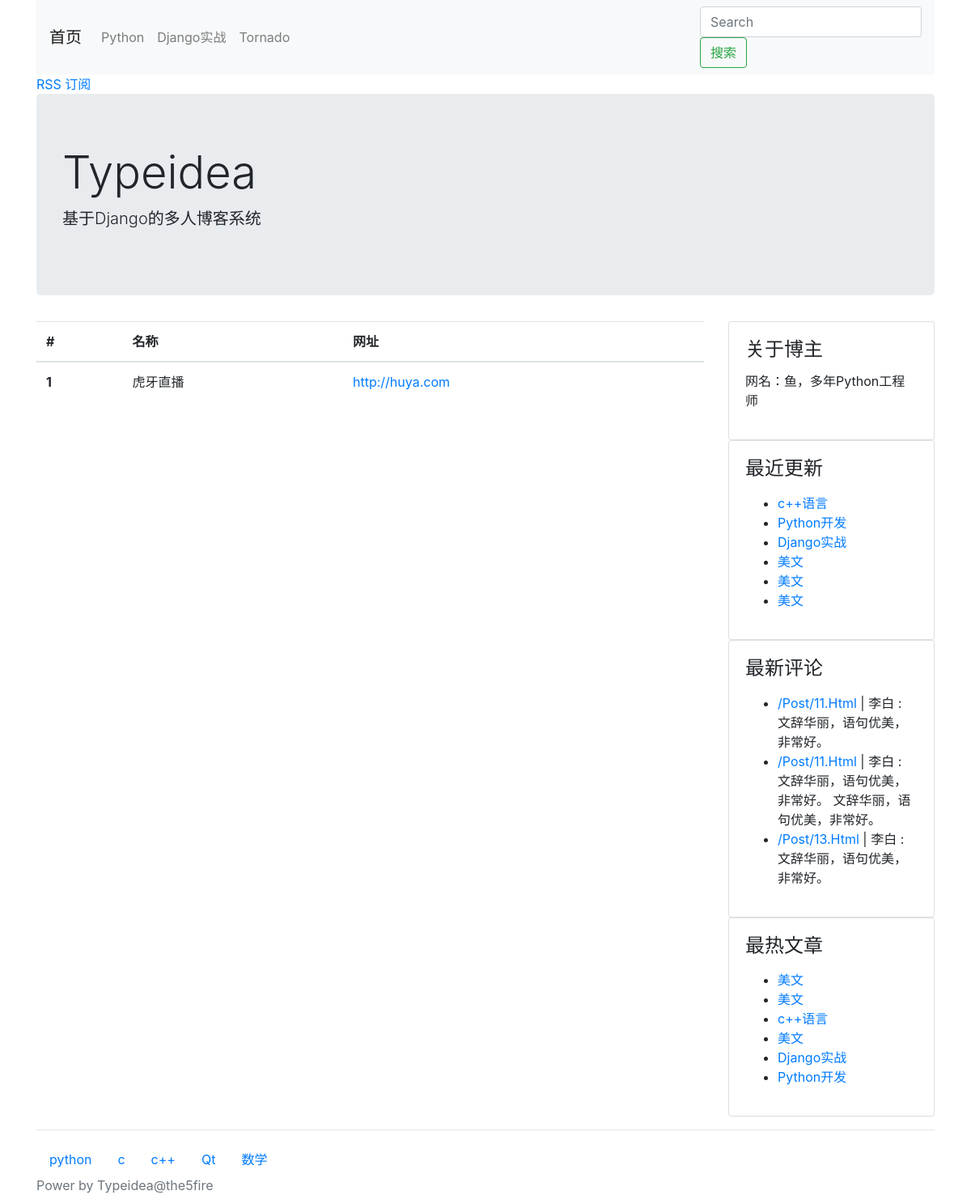
Before: /links/ with the older database file.
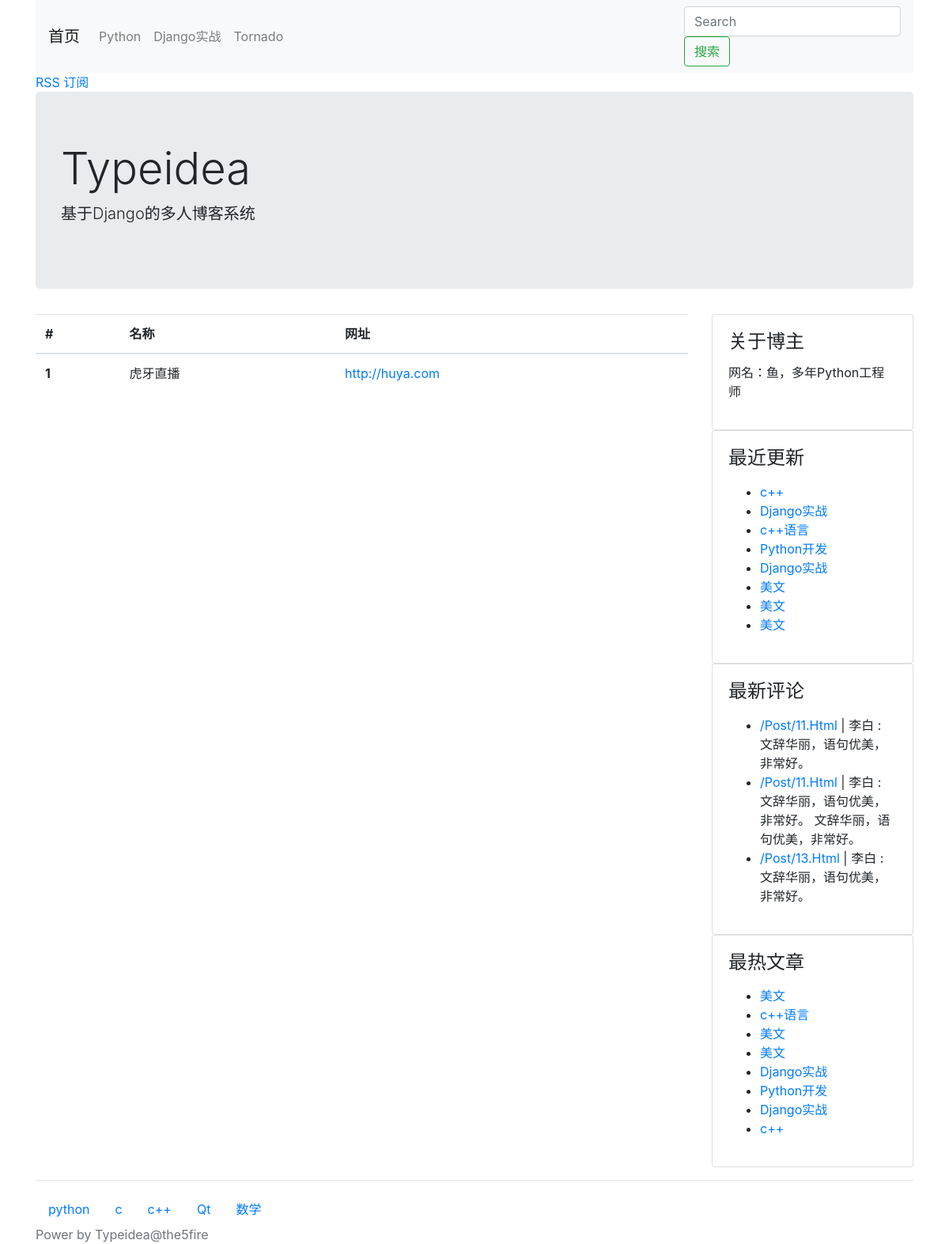
After: the same page with the newer database file.
### config/models.py (models this page shows, shortened)
class Link(models.Model):
    STATUS_NORMAL = 1
    STATUS_DELETE = 0
    STATUS_ITEMS = (
        (STATUS_NORMAL, '正常'),
        (STATUS_DELETE, '删除'),
    )
    title = models.CharField(max_length=50, verbose_name = "标题")
    href =models.URLField(verbose_name="链接")
    status = models.PositiveIntegerField(default=STATUS_NORMAL, choices=STATUS_ITEMS,
                                         verbose_name="状态")
    weight =models.PositiveIntegerField(default=1,choices=zip(range(1,6),range(1, 6)),
                                        verbose_name="权重",
                                        help_text= "权重高展示顺序靠前")
    owner = models.ForeignKey(User,on_delete=models.CASCADE, verbose_name="作者")
    created_time = models.DateTimeField(auto_now_add=True, verbose_name="创建时间")
    class Meta:
        verbose_name = verbose_name_plural = "友链"

class SideBar(models.Model):
    DISPLAY_HTML=1
    DISPLAY_LATEST = 2
    DISPLAY_HOT = 3
    DISPLAY_COMMENT = 4
    STATUS_SHOW =1
    STATUS_HIDE =0
    STATUS_ITEMS =(
        (STATUS_SHOW ,'展示'),
        (STATUS_HIDE ,'隐藏'),
    )
    SIDE_TYPE =(
        ( DISPLAY_HTML, 'HTML'),
        ( DISPLAY_LATEST,'最新文章'),
        (DISPLAY_HOT,'最热文章'),
        ( DISPLAY_COMMENT ,'最近评论'),
    )
    title = models.CharField(max_length=50, verbose_name = "标题")
    display_type =models.PositiveIntegerField(default=1,choices=SIDE_TYPE ,
                                              verbose_name="展示类型")
    content =models.CharField(max_length=500,blank=True,verbose_name="内容",
                              help_text="展示内容")
    status = models.PositiveIntegerField(default=STATUS_SHOW, choices=STATUS_ITEMS,
                                         verbose_name="状态")
    owner = models.ForeignKey(User, on_delete=models.CASCADE,verbose_name="作者")
    created_time = models.DateTimeField(auto_now_add=True, verbose_name="创建时间")
    class Meta:
        verbose_name = verbose_name_plural = "侧边栏"
    @classmethod
    def get_all(cls):
        return cls.objects.filter(status=cls.STATUS_SHOW)
    @property
    def content_html(self):
        from blog.models import Post
        from comment.models import  Comment
        result =''
        if self.display_type==self.DISPLAY_HTML:
            result=self.content
        elif self.display_type==self.DISPLAY_LATEST:
            context={'posts':Post.latest_posts()}
            result=render_to_string('config/blocks/sidebar_posts.html',context)
        elif self.display_type==self.DISPLAY_HOT:
            context={'posts':Post.hot_posts()}
            result=render_to_string('config/blocks/sidebar_posts.html',context)
        elif self.display_type==self.DISPLAY_COMMENT:
            context={'comments':Comment.objects.filter(status=Comment.STATUS_NORMAL)}
            result=render_to_string('config/blocks/sidebar_comments.html',context)
        return result

### blog/models.py (models this page shows, shortened)
class Post(models.Model):
    STATUS_NORMAL = 1
    STATUS_DELETE = 0
    STATUS_DRAFT =2
    STATUS_ITEMS = (
        (STATUS_NORMAL, '正常'),
        (STATUS_DELETE, '删除'),
        (STATUS_DRAFT ,'草稿'),
    )
    content_html=models.TextField(verbose_name="正文html代码",blank=True,editable=False)
    title =models.CharField(max_length=255, verbose_name="标题")
    desc =models.CharField(max_length=1024, blank=True, verbose_name="摘要")
    content =models.TextField(verbose_name="正文",help_text="正文必须为MarkDown格式")
    status = models.PositiveIntegerField(default=STATUS_NORMAL, choices=STATUS_ITEMS,
                                         verbose_name="状态")
    category =models.ForeignKey(Category,on_delete=models.CASCADE, verbose_name="分类")
    tag =models.ManyToManyField(Tag, verbose_name="标签")
    owner = models.ForeignKey(User, on_delete=models.CASCADE,verbose_name="作者")
    created_time = models.DateTimeField(auto_now_add=True, verbose_name="创建时间")
    pv = models.PositiveIntegerField(default=1)
    uv = models.PositiveIntegerField(default=1)
    class Meta:
        verbose_name=verbose_name_plural ="文章"
        ordering = ['-id']
    @classmethod
    def latest_posts(cls):
        querset=cls.objects.filter(status=cls.STATUS_NORMAL)
        return querset
    @classmethod
    def hot_posts(cls):
        return cls.objects.filter(status=cls.STATUS_NORMAL).order_by('-pv')

class Category(models.Model):
    STATUS_NORMAL =1
    STATUS_DELETE =0
    STATUS_ITEMS =(
        (STATUS_NORMAL ,'正常'),
        (STATUS_DELETE ,'删除'),
    )
    name =models.CharField(max_length=50, verbose_name="名称")
    status =models.PositiveIntegerField(default=STATUS_NORMAL ,choices=STATUS_ITEMS ,
                                        verbose_name="状态")
    is_nav =models.BooleanField(default=False, verbose_name="是否为导航")
    owner =models.ForeignKey(User,on_delete=models.CASCADE, verbose_name="作者")
    created_time =models.DateTimeField(auto_now_add=True, verbose_name="创建时间")
    class Meta:
        verbose_name =verbose_name_plural ='分类'
    @classmethod
    def get_navs(cls):
        categories=cls.objects.filter(status=cls.STATUS_NORMAL)
        nav_categories=[]
        normal_categories=[]
        for cate in categories:
            if cate.is_nav:
                nav_categories.append(cate)
            else:
                normal_categories.append(cate)
        return {'navs':nav_categories,'categories':normal_categories,}

### comment/models.py (models this page shows, shortened)
class Comment(models.Model):
    STATUS_NORMAL = 1
    STATUS_DELETE = 0
    STATUS_ITEMS = (
        (STATUS_NORMAL, '正常'),
        (STATUS_DELETE, '删除'),
    )
    target =models.CharField(max_length=100, verbose_name="评论目标")
    content =models.CharField(max_length=2000, verbose_name="内容")
    nickname =models.CharField(max_length=50, verbose_name="昵称")
    website =models.URLField(verbose_name="网站")
    email =models.EmailField(verbose_name="邮箱")
    status = models.PositiveIntegerField(default=STATUS_NORMAL, choices=STATUS_ITEMS,
                                         verbose_name="状态")
    created_time = models.DateTimeField(auto_now_add=True, verbose_name="创建时间")
    class Meta:
        verbose_name = verbose_name_plural = "评论"

### config/views.py (the view)
# urls.py: url(r'^links/$',LinkListView.as_view(),name='links'),
class LinkListView(CommonViewMixin,ListView):
    queryset = Link.objects.filter(status=Link.STATUS_NORMAL)
    template_name = 'config/links.html'
    context_object_name = 'link_list'

### blog/views.py (called while the page is built)
    def get_context_data(self,**kwargs):
        context=super().get_context_data(**kwargs)
        context.update({
            'sidebars':SideBar.get_all(),
        })
        context.update(Category.get_navs())
        return context

### blog_sys/templates/config/links.html (shortened to what this page needs)
{% extends "blog/base.html" %}
{% block main %}
<table class="table">
    <thead>
    <tr>
        <th scope="col">#</th>
        <th scope="col">名称</th>
        <th scope="col">网址</th>
    </tr>
    </thead>
    <tbody>
        {% for link in link_list %}
            <tr>
                <th scope="row">{{ forloop.counter }}</th>
                <td>{{ link.title }}</td>
                <td><a href="{{ link.href }}">{{ link.href }}</a> </td>
            </tr>
        {% endfor %}
    </tbody>
</table>
{% endblock %}

### blog_sys/templates/blog/base.html (shortened to what this page needs)
<!DOCTYPE html>
<html lang="en">
<head>
    <link rel="stylesheet" href="https://cdn.bootcss.com/bootstrap/4.0.0/css/bootstrap.css">
</head>
<body>
    <div class="container head">
        <nav class="navbar navbar-expand-lg navbar-light bg-light">
            <a class="navbar-brand" href="#">首页</a>
            <div class="collapse navbar-collapse" id="navbarSupportedContent">
                <ul class="navbar-nav mr-auto">
                    <li class="nav-item"><a class="nav-link" href="#">Python</a> </li>
                    <li class="nav-item"><a class="nav-link" href="#">Django实战</a> </li>
                    <li class="nav-item"><a class="nav-link" href="#">Tornado</a> </li>
                </ul>
                <form class="'form-inline " action="/search/"  method="GET">
                    <input class="form-control " type="search" name="keyword"
                           placeholder="Search" aria-label="Search" value="{{ keyword }}">
                    <button class="btn btn-outline-success" type="submit">搜索</button>
                </form>
            </div>
        </nav>
        <div class="rss">
            <a href="{% url 'rss' %}">
                RSS 订阅
            </a>
        </div>
        <div class="jumbotron">
            <h1 class="display-4">Typeidea</h1>
            <p class="lead">基于Django的多人博客系统</p>
        </div>
    </div>
    <div class="container main">
        <div class="row">
            <div class="col-9 post-list">
            {% block main %}
            {% endblock %}
            </div>
            <div class="col-3">
                {% block sidebar %}
                    {% for sidebar in sidebars %}
                    <div class="card sidebar">
                        <div class="card-body">
                            <h4 class="card-title">{{ sidebar.title }}</h4>
                            <p>{{ sidebar.content_html }}</p>
                        </div>
                    </div>
                    {% endfor %}
                {% endblock %}
            </div>
        </div >
    </div>
    <footer class="footer">
        {% block footer %}
        <div class="container">
            <hr/>
            <nav class="nav category">
            {% for cate in categories %}
            <a href="{% url 'category-list' cate.id %}" class="nav-link">
                {{ cate.name }}
            </a>
            {% endfor %}
            </nav>
        </div>
        <div class="container power">
            <span class="text-muted">Power by Typeidea@the5fire</span>
        </div>
        {% endblock %}
    </footer>
</body>
</html>

### blog_sys/templates/config/blocks/sidebar_posts.html
<ul>
{% for post in posts %}
    <li><a href="{% url 'post-detail' post.id  %}">{{ post.title }}</a></li>
{% endfor %}
</ul>

### blog_sys/templates/config/blocks/sidebar_comments.html
<head></head>
<body>
<ul>
{% for comment in comments %}
<li><a href="{{ comment.target }}">{{ comment.target.title }}</a>  |
    {{ comment.nickname }} : {% autoescape off %}{{ comment.content }}  {% endautoescape %}</li>
{% endfor %}
</ul>
</body>

Changed rows visible on the page:
added Post: title "c++"
added Post: title "Django实战"
changed Post "c++语言": moves up the list
